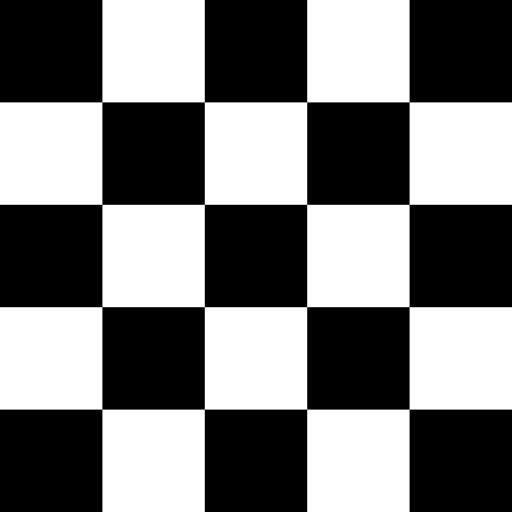
#> input picture python/CeNAT_imagenes/Checkerboard.png, 1024 x 1024 px (shown at 1/2 size); the run also reads 1 picture not shown here
$ jupyter execute --allow-errors Module_3-Procesamiento_de_imagenes.ipynb   (shell and % lines are left out)   (older library calls are emulated)
#> lines starting #> are read from the running program, lines starting #| are printed output that depends on the picture; after the words box and inside, x2 and y2 are one past the last pixel; in counts of white or black regions, pixels touching at a corner belong together

   # Guía de uso de Scikit Image
   > Keilyn Andreina Garro Vargas

# 1
# Introducción

Las imágenes son en general una gran fuente de datos. Sin embargo para obtener la información de estas es necesario en muchas ocasiones aplicar ciertas acciones u operaciones, a lo que se le llama el procesamiento de imágenes. Dentro del procesamiento digital de señales se encuentran las siguientes áreas:

> - **Adquisición:** La adquisición es el proceso mediante el cual se obtiene una imagen.

> - **Preprocesamiento:** Consiste en la aplicación de técnicas para al reducción del ruido y el realce de detalles.

> - **Segmentación:** Consiste en dividir una imagen en objetos de interés.

> - **Reconocimiento y descripción:** El procesamiento de descripción permite obtener características como el área, perímetro, tamaño, entre otras que hace más fácil el proceso de diferenciar un objeto de otro.

Python cuenta con una biblioteca dedicada al procesamiento de imágenes: Scikit-Image. Esta contiene una serie algoritmos que se pueden utilizar en investigación, educación y aplicaciones industriales.

Es importante mencionar que Scikit-Image trabaja en conjunto con otras bibliotecas de Python, como Numpy y Scipy, lo que permite un ambiente de programación bastante amigable.

El presente documento muestra una guía detallada de cómo usar Scikit-Image en diferentes aplicaciones de procesamiento de imágenes con el fin de facilitar la tarea al programador.

# 2
# Operaciones básicas

## ¿Cómo cargar las imágenes?

Las imágenes a procesar pueden estar en un directorio, en internet, incluso puede ser una imagen de muestra de las que ofrece la biblioteca.

A continuación se muestran las líneas de código necesarias para leer las imágenes mediante las diferentes modalidades.

- Desde un directorio
> Para acceder a la imagen se debe tener la ruta de esta. El módulo os.path puede resultar muy práctico ya que posee diferentes funciones que permiten escribir de forma más rápida la dirección. Por ejemplo la función os.path.join permite unir diferentes componentes de la ruta inteligentemente. Por otra parte si la imagen se encuentra en el mismo directorio que el archivo de código se puede utilizar la función os.getcwd() para obtener la dirección actual.

[cell 1]
import os
from skimage import io

filename = os.path.join(os.getcwd(), 'Checkerboard.png')
image=io.imread(filename)
#> image is the input picture: shape (1024, 1024, 4); mean R, G, B, A 122.4, 122.4, 122.4, 255

- Desde internet
> La biblioteca Scikit-image permite leer imágenes desde internet por medio de la función io.imread conociendo la dirección URL, como se muestra en el código a continuación.

[cell 2]
from skimage import io

#> (the rest of this cell did not finish here and is left out)

- Una imagen de muestra
> La biblioteca cuenta con el módulo data, el cual permite utilizar imágenes de prueba. Estas se pueden importar de la forma que se muestra en el siguiente código.

[cell 3]
from skimage import data

image = data.rocket()
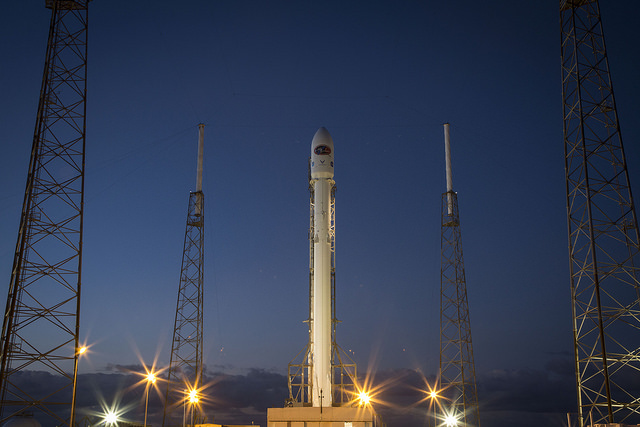
#> input picture skimage.data.rocket(), 640 x 427 px
#> image is the input picture: shape (427, 640, 3); mean R, G, B 52.3, 61.3, 82.3

## ¿Cómo visualizar las imágenes?

### Visualización básica

Para visualizar las imágenes es conveniente utilizar la colección de comandos Matplotlib.pyplot, la cual permite que Matplotlib trabaje como Matlab. Esto hace que la manipulación de las imágenes sea mucho más sencilla e interactiva, por ejemplo se pueden visualizar las imágenes, graficar áreas sobre una imagen, incluir títulos, manipular los ejes entre otras cosas.

Para mostrar una imagen en consola se utiliza la función plt.imshow(). Si se quiere visualizar más de una imagen a la vez, estas se deben instanciar utilizando la función plt.figure() como se muestra en el código.

[cell 4]

#Se importan los paquetes necesarios
import os
import matplotlib.pyplot as plt
from skimage import io

#Se lee la imagen
filename = os.path.join(os.getcwd(), 'Particulas.TIF')
image=io.imread(filename)
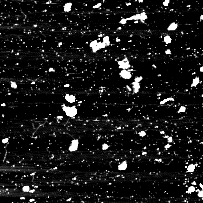
#> input picture python/CeNAT_imagenes/Particulas.TIF, 203 x 203 px
#> image is the input picture: shape (203, 203, 3); min 0, max 255, mean 24.8

#Se grafica la imagen
plt.figure()
plt.imshow(image, cmap='gray')

Matplotlib.pyplot cuenta con algunas funciones que permiten caracterizar una imagen fácilmente. En el código que se muestra a continuación se muestran algunas funciones que permiten poner título a la imagen, nombrar los ejes, incluir texto, señalar un punto importante, así como cambiar el tamaño de fuente y color del texto que se utiliza.

[cell 5]

#Se importan los paquetes necesarios
import matplotlib.pyplot as plt
from skimage import data

#Se carga la imagen
image=data.chelsea()
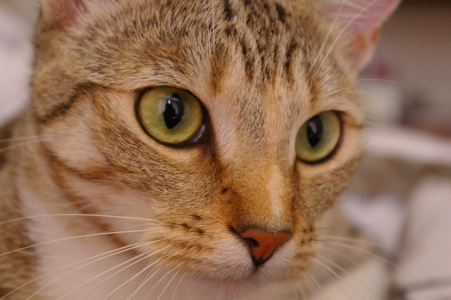
#> input picture skimage.data.chelsea(), 451 x 300 px
#> image is the input picture: shape (300, 451, 3); mean R, G, B 147.7, 111.4, 86.8

#Se grafica la figura con sus caracteristicas
plt.figure()
plt.imshow(image, cmap='gray')
plt.xlabel('Eje x', fontsize=14, color='blue')
plt.ylabel('Eje y', fontsize=14, color='blue')
plt.title('El gato')
plt.text(80, 20,'Chelsea el gato', fontsize=14, color='blue')
plt.annotate('Nariz', xy=(270, 250), xytext=(310, 270),
            arrowprops=dict(facecolor='black', shrink=0.05),
            )
#plt.axis([100, 250, 150, 50])

### Visualización interactiva

Skimage-viewer puede ser utilizado para visualizar imágenes en una nueva ventana como se muestra en el siguiente código. Sin embargo, su principal objetivo es crear fácilmente editores de imágenes interactivos.

[cell 6]
import os
from skimage import viewer
from skimage import io

filename = os.path.join(os.getcwd(), 'Particulas.TIF')
image=io.imread(filename)

#> (the rest of this cell did not finish here and is left out)

La principal ventaja que tiene Skimage-viewer es que se le pueden añadir fácilmente pluggins para manipular imágenes. Aunque actualmente hay muy pocos plugins implementados, estos se pueden escribir de manera sencilla. Seguidamente se muestra el código haciendo uso de un plugin ya implementado y el código para la implementación de un plugin propio.

[cell 7]
import os
from skimage import viewer
from skimage import io
from skimage.viewer.plugins.lineprofile import LineProfile

#> (the rest of this cell did not finish here and is left out)

En el código anterior se muestra el plugin perfil de línea. El perfil de línea permite obtener un gráfico a la salida, que muestra la intensidad de cada píxel de la línea dibujada en la imagen.

Otros plugins disponibles son:

- skimage.viewer.plugins.CannyPlugin(*args, ...)
- skimage.viewer.plugins.ColorHistogram([max$\_$pct])
- skimage.viewer.plugins.Crop([maxdist])
- skimage.viewer.plugins.LabelPainter([max$\_$radius])
- skimage.viewer.plugins.LineProfile([...])
- skimage.viewer.plugins.Measure([maxdist])
- skimage.viewer.plugins.OverlayPlugin(**kwargs)
- skimage.viewer.plugins.PlotPlugin([...])
- skimage.viewer.plugins.Plugin([...])

Para implementar un pluguin propio se utiliza la función Skimage.viewer.pluguin.Pluguin, como se muestra en el siguiente código, en el cual se implementó el filtro threshold. Es importante notar que el pluguin se inicializa sin una imagen y después es que se relaciona a esta.

[cell 8]
from skimage.viewer import ImageViewer
from skimage import data
from skimage.viewer.plugins.base import Plugin
from skimage.viewer.widgets import Slider

#> (the rest of this cell did not finish here and is left out)

## ¿Cómo guardar imágenes?

Si se quiere guardar una imagen se debe importar el módulo io y utilizar la función imsave, en caso de que se quiera guardar en el mismo directorio donde se está trabajando no es necesario indicar toda la ruta, basta con escribir el nombre que se le quiere dar al archivo. En el siguiente código se muestra como guardar una imagen en un directorio diferente utilizando el módulo ya estudiado os.path.

[cell 9]
#Se cargan los paquetes necesarios
from skimage import io
import os
from skimage import data
from skimage.color import gray2rgb

#Se carga la imagen
image1=data.camera()
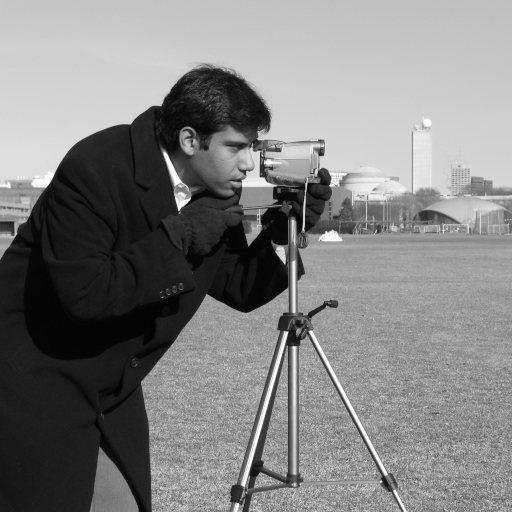
#> input picture skimage.data.camera(), 512 x 512 px
#> image1 is the input picture: shape (512, 512); min 0, max 255, mean 129.1

#Se crea la ruta de la imagen
filename = os.path.join( os.getcwd(), 'Prueba', 'Prueba2.png')

#Se guarda la imagen
io.imsave(filename, image1)

# 3

# Preprocesamiento

## Imágenes a color y en escala de grises

### RGB a escala de grises

Para convertir una imagen RGB a escala de grises es necesario únicamente utilizar la función rgb2gray del módulo color como se muestra en el siguiente código.

[cell 10]
#Se importan los paquetes necesarios
import matplotlib.pyplot as plt
from skimage import data
from skimage.color import rgb2gray

#Se carga la imagen
image=data.astronaut()
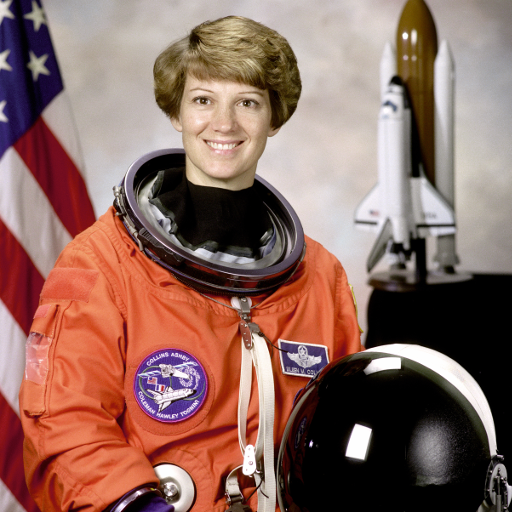
#> input picture skimage.data.astronaut(), 512 x 512 px
#> image is the input picture: shape (512, 512, 3); mean R, G, B 141.6, 105.8, 96.5

#Se pasa la imagen de rgb a escala de grises
gray_image = rgb2gray(image)
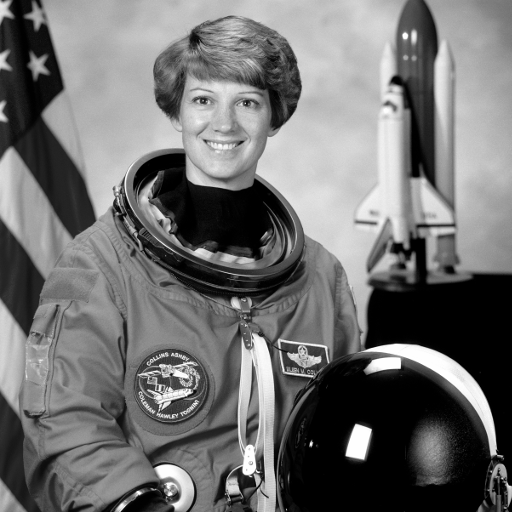
#> gray_image: shape (512, 512) float64; min 0, max 1, mean 0.442

#Se grafica el resultado
fig, ax = plt.subplots(ncols=2, sharex=True, sharey=True,
                       figsize=(8, 4))

ax[0].imshow(image, cmap=plt.cm.gray)
ax[0].set_title('Original')

ax[1].imshow(gray_image, cmap=plt.cm.gray)
ax[1].set_title('Escala de grises')

for a in ax:
    a.axis('off')

plt.tight_layout()
plt.show()

### Escala de grises a RGB

Se puede representar una imagen en escala de grises en RGB utilizando la función gray2rgb del módulo color.

[cell 11]
#Se importan los paquetes necesarios
from skimage import data
from skimage.color import gray2rgb

#Se carga la imagen
image1=data.camera()

#Se pasa la imagen de escala de grises a color
#> (the rest of this cell did not finish here and is left out)

## Eliminación del ruido en imágenes

### Utilizando el filtro de medianas

El filtro de medianas es utilizado para eliminar el ruido en las imágenes. Este funciona de la siguiente forma: se visita cada píxel de la imagen y se reempleza por la mediana de los píxeles cercanos. La mediana se calcula ordenando los valores de los píxeles de mayor a menor y eligiendo el que queda en el medio.

Scikit-Image cuenta con el módulo filter, el cual tiene la función median. Para aplicar la función median solo es necesario indicar la imagen a la que se le aplicará y la forma y dimensión del área dentro de la cual se van a tomar en cuenta los vecinos cercanos al píxel, si no se indica es por defecto un cuadrado de tamaño 3.

A continuación se muestra un ejemplo de como aplicar el filtro de medianas, en este caso se utiliza un disco de radio 2 como área para delimitar los vecinos cercanos.

[cell 12]

#Se importan los paquetes necesarios
import matplotlib.pyplot as plt
from skimage import io
from skimage import data
from skimage.morphology import disk
from skimage.filters.rank import median

#Se lee la imagen
#> (the rest of this cell did not finish here and is left out)

### Utilizando el operador de erosión

El operador de erosión normalmente se aplica a imágenes binarias, pero también puede usarse con imágenes en escala de grises. Basicamente lo que hace es erosionar alrededor de las fronteras de los píxeles del primer plano.

Este operador trabaja con dos entradas, la primera es la imagen que va a hacer erosionada y la segunda conocida como elemento estructural o kernel, la cual se encarga de determinar el efecto preciso de la erosión en la imagen de entrada.

Scikit-Image cuenta con el módulo morphology, el cual permite aplicar el operador erosión por medio de la función erosion, como se muestra en el siguiente código.

[cell 13]
#Se importan los paquetes necesarios
import os
import matplotlib.pyplot as plt
from skimage import io
from skimage.morphology import square
from skimage.morphology import erosion
from skimage.color import rgb2gray

#Se carga la imagen
filename = os.path.join( os.getcwd(), 'Particulas.TIF')
image1=io.imread(filename)

#Se pasa a escala de grises
image1gray=rgb2gray(image1)

#Se erosiona
img1=erosion(image1gray,square(3))
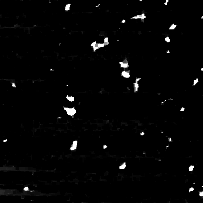
#> img1: shape (203, 203) float64; min 0, max 1, mean 0.0192

#Se grafican los resultados
fig, axes = plt.subplots(nrows=2, figsize=(7, 8))
ax = axes.ravel()
plt.gray()

ax[0].imshow(image1gray)
ax[0].set_title('Original')

ax[1].imshow(img1)
ax[1].set_title('Erosionada')

for a in ax:
    a.axis('off')

plt.show()

### Ejemplo de aplicación del operador erosión para conteo de partículas en una imagen

En el siguiente código se muestra un ejemplo de como el operador erosión puede utilizarse para contar objetos en una imagen

[cell 14]
#Se cargan los paquetes necesarios
import os
from skimage import io
from skimage import morphology
import matplotlib.pyplot as plt
from skimage.filters import threshold_minimum
from skimage.color import rgb2gray
from skimage.morphology import square
from skimage.morphology import erosion
from scipy import ndimage

#Se lee la imagen
filename = os.path.join( os.getcwd(), 'Particulas.TIF')
image1=io.imread(filename)

#Se pasa la imagen a escala de grises
image1gray=rgb2gray(image1)

#Se erosiona
img1=erosion(image1gray,square(3))

#Se pasa a binario
thresh = threshold_minimum(img1)
#> thresh = 0.51
binary = img1 > thresh
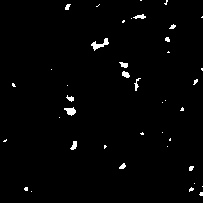
#> binary: shape (203, 203) bool; 1.5% white; 41 white regions (28 under 20 px), largest, box (x1, y1, x2, y2) and area: (91, 38, 109, 51) 90, (64, 107, 76, 116) 65, (70, 141, 77, 150) 40

#Se remueven los elementos pequenos
img0 = morphology.remove_small_objects(binary,13)
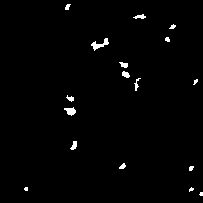
#> img0: shape (203, 203) bool; 1.3% white; 17 white regions (4 under 20 px), largest, box (x1, y1, x2, y2) and area: (91, 38, 109, 51) 90, (64, 107, 76, 116) 65, (70, 141, 77, 150) 40

#Se cuentan las particulas
labelarray, particle_count = ndimage.measurements.label(img0)
#> labelarray: shape (203, 203) int32; 18 distinct labels, from 0 to 17
#> particle_count = 17

#Se grafican los resultados
plt.figure()
plt.imshow(img0, cmap='gray')
plt.title('Imagen erosiona después del filtro Thresholding')
print('numero de particulas=', particle_count)
#| numero de particulas= 17

Como se puede observar primero se convierte la imagen a escala de grises para poder aplicar el operador erosión. El siguiente paso es contar las partículas por medio de la función ndimage.measurements.label, sin embargo la erosión dejó partículas pequeñas de ruido que deben ser eliminadas utilizando la función morphology.remove_small_objects. Para aplicar la función morphology.remove_small_objects la imagen debe ser binaria, para obtener la imagen binaria se aplica el filtro threshold_mean.

# 4

# Segmentación

## Thresholding

La umbralización o thresholding es una de las técnicas más simples de segmentación. Consiste en el uso de un valor o umbral para convertir una imagen en escala de grises en una imagen binaria.

Existen diferentes técnicas para calcular el umbral a aplicar a la imagen. Dentro de Scikit-Image se encuentran las siguientes:

- **Threshold_Isodata:** Retorna los valores de umbral basado en el método de ISODATA.

- **Threshold_li:** Retorna los valores de umbral basado en la adaptación del método de la entropía cruzada mínima de Li.

- **Threshold_local:** Calcula una máscara de umbral basada en la vecindad local de píxeles.

- **Threshold_adaptive:** Función obsoleta. Se debe usar el threshold_local en su lugar.

- **Threshold_mean:** Retorna los valores de umbral basandose en el valor promedio de la escala de grises.

- **Threshold_minimun:** Se obtiene el histograma de la imagen y se suaviza hasta obtener solo dos picos máximos. El mínimo entre ellos es el valor de unbral.

- **Threshold_niblack:** El valor de umbral T es calculado para cada pixel de la imagen por medio de la fórmula             T= m(x,y)- ks(x,y), donde m(x,y) y s(x,y) son el promedio y la desviación estandar de un barrio de pixeles (x,y) definido por una ventana rectangular de tamaño w centrada alrededor de un píxel y k es un parámetro variable que tiene peso sobre la desviación estandar.

- **Threshold_otsu:** Retorna los valores basado en el método de Otsu.

- **Threshold_sauvola:** El método de Souvola es una modificación del método de Niblack, donde se modifica la fórmula para calcular el umbral T para cada pixel de la siguiente forma: T = m(x,y) * (1 + k * ((s(x,y) / R) - 1)), siendo R la máxima desviación estándar de la escala de grises de la imagen.

- **Threshold_triangle:** Devuelve un valor de umbral basado en el algoritmo del triángulo.

- **Threshold_yen:** Retorna el valor de umbral basado en el método Yen.

> **Ejemplo del filtro Threshold_minimum**

[cell 15]
#Se importan los paquetes necesarios
from skimage import io
from skimage.filters import threshold_minimum
import matplotlib.pyplot as plt

#Se lee la imagen
#> (the rest of this cell did not finish here and is left out)

> **Ejemplo del filtro threshold_adaptive**

[cell 16]
#Se importan los paquetes necesarios
from skimage import io
from skimage.filters import threshold_otsu, threshold_local
import matplotlib.pyplot as plt

#Se lee la imagen
#> (the rest of this cell did not finish here and is left out)

> **Evaluación de los filtros threshold**

Debido a que existen muchos tipos de thresholding en algunas ocasiones es complicado determinar cuál aplicará mejor a cierta situación específica. Sin embargo, Scikit-Image cuenta con una una función que permite determinar el mejor algoritmo: try_all_threshold. Basicamente lo que hace la función es aplicar los diferentes filtros a la imagen y graficar los resultados, de manera que visualmente se elija el que mejor se ajusta al resultado que se está buscando.

[cell 17]
#Se importan los paquetes
from skimage import io
import matplotlib.pyplot as plt
from skimage.filters import try_all_threshold

#Se lee la imagen
#> (the rest of this cell did not finish here and is left out)

## Algoritmos de detección de bordes

Los algoritmos de detección de bordes son operadores de diferenciación discreta los cuales aproximan el gradiente de la intensidad de función de una imagen.

La biblioteca Scikit-Image cuenta en su módulo de filtros con los algoritmos de detección de bordes: Filtro de Sobel y Filtro de Roberts. Ambos algoritmos se implementan a continuación sobre una imagen brindada por el LANOTEC.

[cell 18]
#Se cargan los paquetes necesarios
import matplotlib.pyplot as plt
from skimage import io
from skimage.color import rgb2gray
from skimage.filters import roberts, sobel
from skimage import morphology
from skimage.filters import threshold_isodata
from scipy import ndimage

#Se lee la imagen
image1=io.imread('Particulas.TIF')

#Se convierte la imagen a escala de grises
image=rgb2gray(image1)

#Se aplican los filtros de Sobel y Roberts
edge_roberts = roberts(image)
edge_sobel = sobel(image)
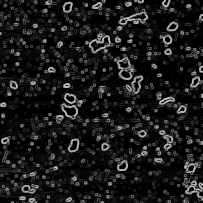
#> edge_sobel: shape (203, 203) float64; min 0, max 0.791, mean 0.105

#Grafica de las imagenes con los filtros
fig, ax = plt.subplots(ncols=3, sharex=True, sharey=True,
                       figsize=(8, 4))

ax[0].imshow(image1, cmap=plt.cm.gray)
ax[0].set_title('Original')

ax[1].imshow(edge_roberts, cmap=plt.cm.gray)
ax[1].set_title('Filtro de Roberts')

ax[2].imshow(edge_sobel, cmap=plt.cm.gray)
ax[2].set_title('Filtro de Sobel')


for a in ax:
    a.axis('off')

plt.tight_layout()
plt.show()
#> (the rest of the program and of its run is left out)
